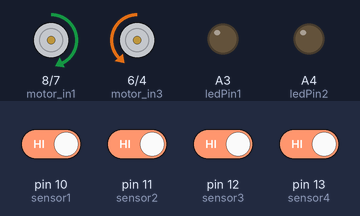
A sketch run on a simulated Arduino Uno, built with avr-gcc and run on an emulated ATmega328P. On the bench: motor-driver pin pairs drawn as motors (green arrow = first pin HIGH = forward, orange = second pin HIGH = backward, longer = more drive, scaled by the enable pin), output pins drawn as LEDs (lit = HIGH). Inputs (shaded band) come from the test bench; at power-on: pin 10 (sensor1), pin 11 (sensor2), pin 12 (sensor3), pin 13 (sensor4) HIGH. What the sketch prints to the serial monitor is not drawn.

Above: at 2.7 s.
2.8 s: pin 11 (sensor2) driven LOW and pin 12 (sensor3) driven LOW
At 3.9 s:
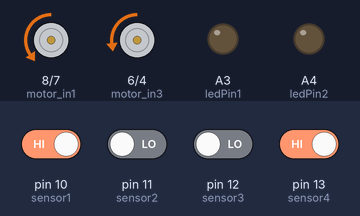
4.5 s: pin 13 (sensor4) driven LOW
At 4.7 s:
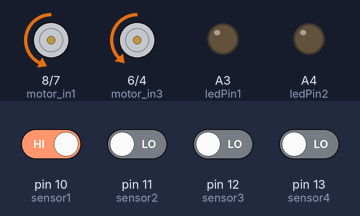
7.5 s: pin 10 (sensor1) driven LOW
At 8.1 s:
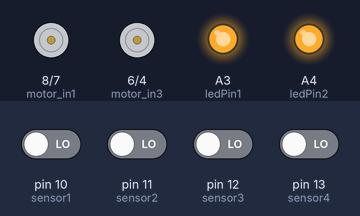
9.2 s: pin 10 (sensor1) driven HIGH
At 9.4 s:
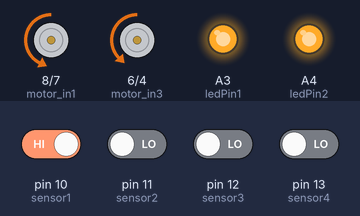
12.2 s: pin 11 (sensor2) driven HIGH
At 12.7 s:
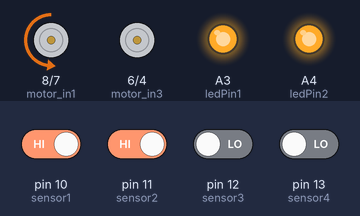
13.7 s: pin 12 (sensor3) driven HIGH
At 15.0 s:
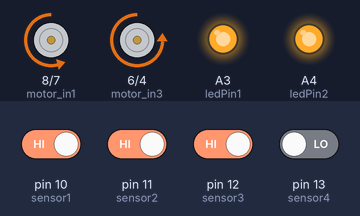
Timing chart, 0 to 16.2 s (numbered marks = the images above; inputs shaded):
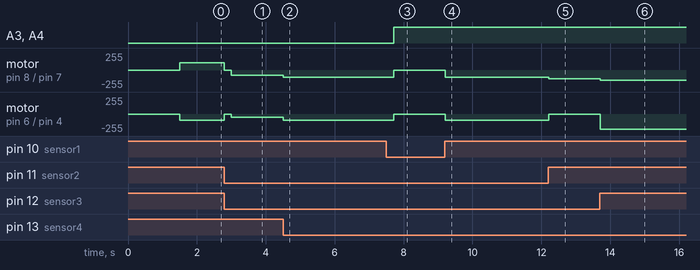

The sketch:

Line_Follower_Robot1.ino
```cpp
// IR Sensors
int sensor1 = 10;      // Left most sensor
int sensor2 = 11;
int sensor3 = 12;
int sensor4 = 13;      // Right most sensor

// Initial Values of Sensors
int sensor[4] = {0, 0, 0, 0};

// Motor Variables
int enA = 9;
int motor_in1 = 8;
int motor_in2 = 7;
int motor_in3 = 6;
int motor_in4 = 4;
int enB = 5;

//Initial Speed of Motor
int initial_motor_speed = 80;

// Output Pins for Led
int ledPin1 = A3;
int ledPin2 = A4;

// PID Constants
float Kp = 25;
float Ki = 0;
float Kd = 15;

float error = 0, P = 0, I = 0, D = 0, PID_value = 0;
float previous_error = 0, previous_I = 0;

int flag = 0;

void setup()
{
  pinMode(sensor1, INPUT);
  pinMode(sensor2, INPUT);
  pinMode(sensor3, INPUT);
  pinMode(sensor4, INPUT);

  pinMode(motor_in1, OUTPUT);
  pinMode(motor_in2, OUTPUT);
  pinMode(motor_in3, OUTPUT);
  pinMode(motor_in4, OUTPUT);
  pinMode(enA, OUTPUT);
  pinMode(enB, OUTPUT);

  pinMode(ledPin1, OUTPUT);
  pinMode(ledPin2, OUTPUT);

  digitalWrite(ledPin1, LOW);
  digitalWrite(ledPin2, LOW);

  Serial.begin(9600);                     //setting serial monitor at a default baund rate of 9600
  delay(500);
  Serial.println("Started !!");
  delay(1000);
}

void loop()
{
  read_sensor_values();
  Serial.print(error);
  if (error == 100) {               // Make left turn untill it detects straight path
    //Serial.print("\t");
    //Serial.println("Left");
    do {
      read_sensor_values();
      analogWrite(enA, 110); //Left Motor Speed
      analogWrite(enB, 90); //Right Motor Speed
      sharpLeftTurn();
    } while (error != 0);

  } else if (error == 101) {          // Make right turn in case of it detects only right path (it will go into forward direction in case of staright and right "|--")
                                      // untill it detects straight path.
    //Serial.print("\t");
    //Serial.println("Right");
    analogWrite(enA, 110); //Left Motor Speed
    analogWrite(enB, 90); //Right Motor Speed
    forward();
    delay(200);
    stop_bot();
    read_sensor_values();
    if (error == 102) {
      do {
        analogWrite(enA, 110); //Left Motor Speed
        analogWrite(enB, 90); //Right Motor Speed
        sharpRightTurn();
        read_sensor_values();
      } while (error != 0);
    }
  } else if (error == 102) {        // Make left turn untill it detects straight path
    //Serial.print("\t");
    //Serial.println("Sharp Left Turn");
    do {
      analogWrite(enA, 110); //Left Motor Speed
      analogWrite(enB, 90); //Right Motor Speed
      sharpLeftTurn();
      read_sensor_values();
      if (error == 0) {
        stop_bot();
        delay(200);
      }
    } while (error != 0);
  } else if (error == 103) {        // Make left turn untill it detects straight path or stop if dead end reached.
    if (flag == 0) {
      analogWrite(enA, 110); //Left Motor Speed
      analogWrite(enB, 90); //Right Motor Speed
      forward();
      delay(200);
      stop_bot();
      read_sensor_values();
      if (error == 103) {     /**** Dead End Reached, Stop! ****/
        stop_bot();
        digitalWrite(ledPin1, HIGH);
        digitalWrite(ledPin2, HIGH);
        flag = 1;
      } else {        /**** Move Left ****/
        analogWrite(enA, 110); //Left Motor Speed
        analogWrite(enB, 90); //Right Motor Speed
        sharpLeftTurn();
        delay(200);
        do {
          //Serial.print("\t");
          //Serial.println("Left Here");
          read_sensor_values();
          analogWrite(enA, 110); //Left Motor Speed
          analogWrite(enB, 90); //Right Motor Speed
          sharpLeftTurn();
        } while (error != 0);
      }
    }
  } else {
    calculate_pid();
    motor_control();
  }
}

void read_sensor_values()
{
  sensor[0] = !digitalRead(sensor1);
  sensor[1] = !digitalRead(sensor2);
  sensor[2] = !digitalRead(sensor3);
  sensor[3] = !digitalRead(sensor4);

  /*
    Serial.print(sensor[0]);
    Serial.print("\t");
    Serial.print(sensor[1]);
    Serial.print("\t");
    Serial.print(sensor[2]);
    Serial.print("\t");
    Serial.println(sensor[3]);*/

  if ((sensor[0] == 1) && (sensor[1] == 0) && (sensor[2] == 0) && (sensor[3] == 0))
    error = 3;
  else if ((sensor[0] == 1) && (sensor[1] == 1) && (sensor[2] == 0) && (sensor[3] == 0))
    error = 2;
  else if ((sensor[0] == 0) && (sensor[1] == 1) && (sensor[2] == 0) && (sensor[3] == 0))
    error = 1;
  else if ((sensor[0] == 0) && (sensor[1] == 1) && (sensor[2] == 1) && (sensor[3] == 0))
    error = 0;
  else if ((sensor[0] == 0) && (sensor[1] == 0) && (sensor[2] == 1) && (sensor[3] == 0))
    error = -1;
  else if ((sensor[0] == 0) && (sensor[1] == 0) && (sensor[2] == 1) && (sensor[3] == 1))
    error = -2;
  else if ((sensor[0] == 0) && (sensor[1] == 0) && (sensor[2] == 0) && (sensor[3] == 1))
    error = -3;
  else if ((sensor[0] == 1) && (sensor[1] == 1) && (sensor[2] == 1) && (sensor[3] == 0)) // Turn robot left side
    error = 100;
  else if ((sensor[0] == 0) && (sensor[1] == 1) && (sensor[2] == 1) && (sensor[3] == 1)) // Turn robot right side
    error = 101;
  else if ((sensor[0] == 0) && (sensor[1] == 0) && (sensor[2] == 0) && (sensor[3] == 0)) // Make U turn
    error = 102;
  else if ((sensor[0] == 1) && (sensor[1] == 1) && (sensor[2] == 1) && (sensor[3] == 1)) // Turn left side or stop
    error = 103;
}

void calculate_pid()
{
  P = error;
  I = I + previous_I;
  D = error - previous_error;

  PID_value = (Kp * P) + (Ki * I) + (Kd * D);

  previous_I = I;
  previous_error = error;
}

void motor_control()
{
  // Calculating the effective motor speed:
  int left_motor_speed = initial_motor_speed - PID_value;
  int right_motor_speed = initial_motor_speed + PID_value;

  // The motor speed should not exceed the max PWM value
  left_motor_speed = constrain(left_motor_speed, 0, 255);
  right_motor_speed = constrain(right_motor_speed, 0, 255);

  /*Serial.print(PID_value);
    Serial.print("\t");
    Serial.print(left_motor_speed);
    Serial.print("\t");
    Serial.println(right_motor_speed);*/

  analogWrite(enA, left_motor_speed); //Left Motor Speed
  analogWrite(enB, right_motor_speed - 30); //Right Motor Speed

  //following lines of code are to make the bot move forward
  forward();
}

void forward()
{
  /*The pin numbers and high, low values might be different depending on your connections */
  digitalWrite(motor_in1, LOW);
  digitalWrite(motor_in2, HIGH);
  digitalWrite(motor_in3, LOW);
  digitalWrite(motor_in4, HIGH);
}
void reverse()
{
  /*The pin numbers and high, low values might be different depending on your connections */
  digitalWrite(motor_in1, HIGH);
  digitalWrite(motor_in2, LOW);
  digitalWrite(motor_in3, HIGH);
  digitalWrite(motor_in4, LOW);
}
void right()
{
  /*The pin numbers and high, low values might be different depending on your connections */
  digitalWrite(motor_in1, LOW);
  digitalWrite(motor_in2, HIGH);
  digitalWrite(motor_in3, LOW);
  digitalWrite(motor_in4, LOW);
}
void left()
{
  /*The pin numbers and high, low values might be different depending on your connections */
  digitalWrite(motor_in1, LOW);
  digitalWrite(motor_in2, LOW);
  digitalWrite(motor_in3, LOW);
  digitalWrite(motor_in4, HIGH);
}
void sharpRightTurn() {
  /*The pin numbers and high, low values might be different depending on your connections */
  digitalWrite(motor_in1, LOW);
  digitalWrite(motor_in2, HIGH);
  digitalWrite(motor_in3, HIGH);
  digitalWrite(motor_in4, LOW);
}
void sharpLeftTurn() {
  /*The pin numbers and high, low values might be different depending on your connections */
  digitalWrite(motor_in1, HIGH);
  digitalWrite(motor_in2, LOW);
  digitalWrite(motor_in3, LOW);
  digitalWrite(motor_in4, HIGH);
}
void stop_bot()
{
  /*The pin numbers and high, low values might be different depending on your connections */
  digitalWrite(motor_in1, LOW);
  digitalWrite(motor_in2, LOW);
  digitalWrite(motor_in3, LOW);
  digitalWrite(motor_in4, LOW);
}
```

Measured:
- after the input at 2.8 s, motor on pin 8 (motor_in1) / pin 7 (motor_in2): forward 110/255 → stopped at once, → backward 80/255 0.20 s later; motor on pin 6 (motor_in3) / pin 4 (motor_in4): backward 90/255 → stopped at once, → backward 50/255 0.20 s later
- after the input at 4.5 s, motor on pin 8 (motor_in1) / pin 7 (motor_in2): backward 80/255 → backward 110/255 at once; motor on pin 6 (motor_in3) / pin 4 (motor_in4): backward 50/255 → backward 90/255 at once
- after the input at 7.5 s, A3 (ledPin1), A4 (ledPin2): LOW → HIGH after 0.22 s; motor on pin 8 (motor_in1) / pin 7 (motor_in2): backward 110/255 → stopped after 0.22 s; motor on pin 6 (motor_in3) / pin 4 (motor_in4): backward 90/255 → stopped after 0.22 s
- after the input at 9.2 s, motor on pin 8 (motor_in1) / pin 7 (motor_in2): stopped → backward 110/255 at once; motor on pin 6 (motor_in3) / pin 4 (motor_in4): stopped → backward 90/255 at once
- after the input at 12.2 s, motor on pin 8 (motor_in1) / pin 7 (motor_in2): backward 110/255 → backward 130/255 at once; motor on pin 6 (motor_in3) / pin 4 (motor_in4): backward 90/255 → stopped at once
- after the input at 13.7 s, motor on pin 8 (motor_in1) / pin 7 (motor_in2): backward 130/255 → backward 155/255 at once; motor on pin 6 (motor_in3) / pin 4 (motor_in4): stopped → backward 231/255 at once
